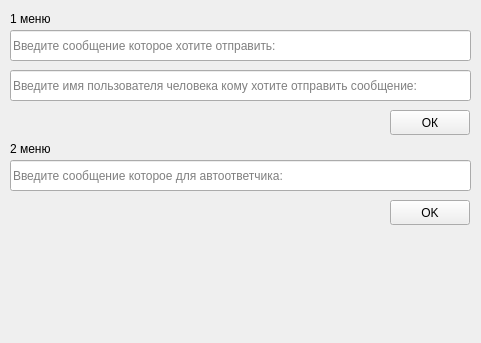
<?xml version="1.0" encoding="UTF-8"?>
<ui version="4.0">
 <class>MainWindow</class>
 <widget class="QMainWindow" name="MainWindow">
  <property name="geometry">
   <rect>
    <x>0</x>
    <y>0</y>
    <width>481</width>
    <height>343</height>
   </rect>
  </property>
  <property name="windowTitle">
   <string>Телеграм </string>
  </property>
  <widget class="QWidget" name="centralwidget">
   <widget class="QLineEdit" name="lineEdit">
    <property name="geometry">
     <rect>
      <x>10</x>
      <y>30</y>
      <width>461</width>
      <height>31</height>
     </rect>
    </property>
    <property name="placeholderText">
     <string>Введите сообщение которое хотите отправить:</string>
    </property>
   </widget>
   <widget class="QLineEdit" name="lineEdit_2">
    <property name="geometry">
     <rect>
      <x>10</x>
      <y>70</y>
      <width>461</width>
      <height>31</height>
     </rect>
    </property>
    <property name="placeholderText">
     <string>Введите имя пользователя человека кому хотите отправить сообщение:</string>
    </property>
   </widget>
   <widget class="QLabel" name="label">
    <property name="geometry">
     <rect>
      <x>10</x>
      <y>10</y>
      <width>53</width>
      <height>17</height>
     </rect>
    </property>
    <property name="text">
     <string>1 меню</string>
    </property>
   </widget>
   <widget class="QLabel" name="label_2">
    <property name="geometry">
     <rect>
      <x>10</x>
      <y>140</y>
      <width>53</width>
      <height>17</height>
     </rect>
    </property>
    <property name="text">
     <string>2 меню</string>
    </property>
   </widget>
   <widget class="QLineEdit" name="lineEdit_3">
    <property name="geometry">
     <rect>
      <x>10</x>
      <y>160</y>
      <width>461</width>
      <height>31</height>
     </rect>
    </property>
    <property name="text">
     <string/>
    </property>
    <property name="placeholderText">
     <string>Введите сообщение которое для автоответчика:</string>
    </property>
   </widget>
   <widget class="QPushButton" name="pushButton">
    <property name="geometry">
     <rect>
      <x>390</x>
      <y>200</y>
      <width>80</width>
      <height>25</height>
     </rect>
    </property>
    <property name="text">
     <string>OK</string>
    </property>
   </widget>
   <widget class="QPushButton" name="pushButton_2">
    <property name="geometry">
     <rect>
      <x>390</x>
      <y>110</y>
      <width>80</width>
      <height>25</height>
     </rect>
    </property>
    <property name="text">
     <string>ОК</string>
    </property>
   </widget>
  </widget>
 </widget>
 <resources/>
 <connections/>
</ui>
